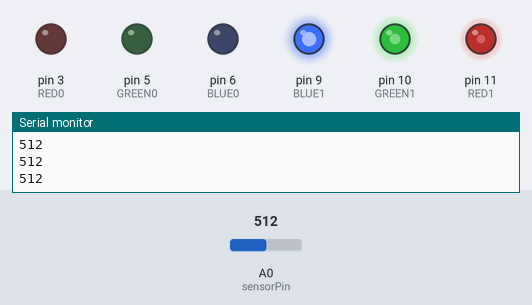
A sketch run on a simulated Arduino Uno, built with avr-gcc and run on an emulated ATmega328P. Parts: output pins drawn as LEDs (lit = HIGH), the last lines printed to the serial monitor. Inputs (shaded band) come from the test bench; at power-on: A0 (sensorPin) = 512.

Above: at 1.2 s.
1.3 s: A0 (sensorPin) set to 391
At 1.9 s:
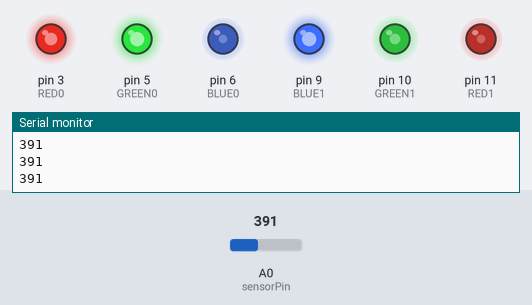
2.8 s: A0 (sensorPin) set to 411
At 3.3 s:
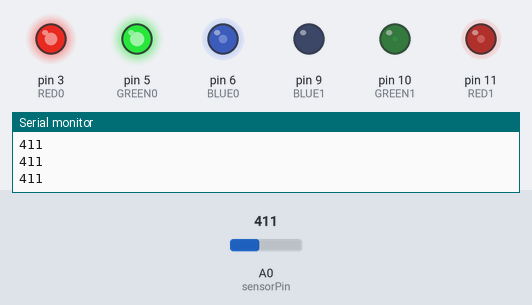
4.3 s: A0 (sensorPin) set to 122
At 5.5 s:
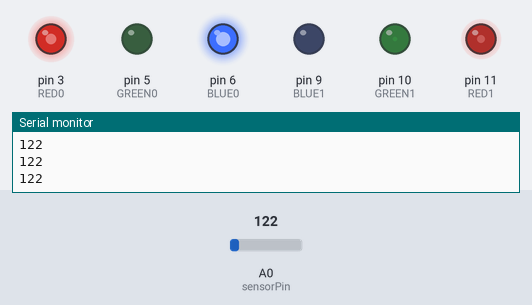
5.8 s: A0 (sensorPin) set to 96
At 6.6 s:
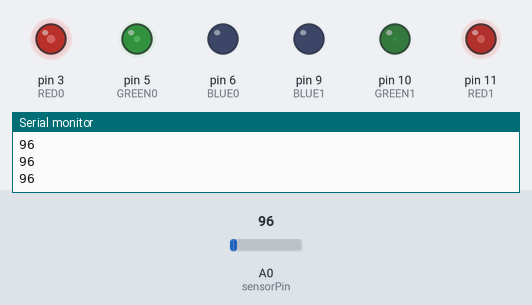
7.3 s: A0 (sensorPin) set to 61
At 7.7 s:
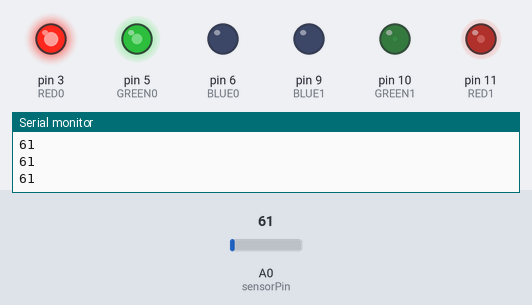
8.8 s: A0 (sensorPin) set to 90
At 9.9 s:
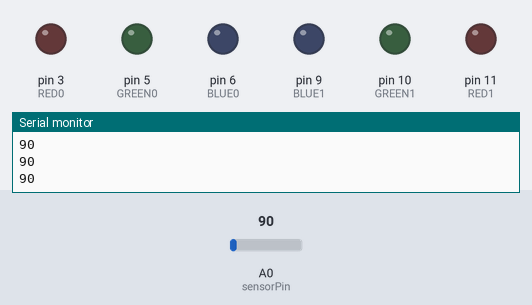
Timing chart, 0 to 11.3 s (numbered marks = the images above; inputs shaded):
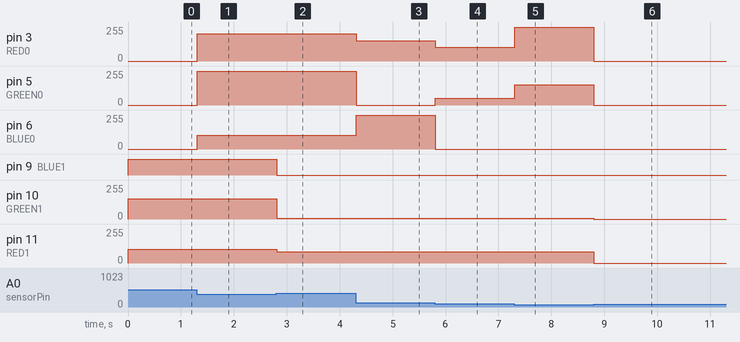

The sketch:

Luminotecnica_SOM_RGB.ino
```cpp
#define RED0 3 //Definindo o pino do led vermelho
#define GREEN0 5 //Definindo o pino do led verde
#define BLUE0 6 //Definindo o pino do led azul

#define RED1 11  //Definindo o pino do led vermelho
#define GREEN1 10 //Definindo o pino do led verde
#define BLUE1 9 //Definindo o pino do led azul

int sensorPin = A0; // Conectar o sensor som na porta analógica 2
int val = 0; // variable to store the value coming from the sensor

void setup() {

  pinMode(sensorPin, INPUT);
  pinMode(RED0, OUTPUT);
  pinMode(GREEN0, OUTPUT);
  pinMode(BLUE0, OUTPUT);
  pinMode(RED1, OUTPUT);
  pinMode(GREEN1, OUTPUT);
  pinMode(BLUE1, OUTPUT);
  Serial.begin(9600); //  inicializa a comunicação serial com computador
}
void loop() {

  val = analogRead(sensorPin); //  ler o valordo sensor
  Serial.println(val); //  enviá-lo para o computador   (como dígitos ASCII)


  if (analogRead(sensorPin) > 1023) {
    Serial.println(val);

    analogWrite(RED1, 0);
    analogWrite(GREEN1, 0);
    analogWrite(BLUE1, 0);

    analogWrite(RED1, 153);
    analogWrite(GREEN1, 51);
    analogWrite(BLUE1, 255);

    analogWrite(RED1, 0);
    analogWrite(GREEN1, 0);
    analogWrite(BLUE1, 0);


  }

  else if (analogRead(sensorPin) > 701 and analogRead(sensorPin)  < 800) {
    Serial.println(val);

    analogWrite(RED1, 204);
    analogWrite(GREEN1, 0);
    analogWrite(BLUE1, 255);

  }

  else if (analogRead(sensorPin) > 601 and analogRead(sensorPin)  < 700) {
    Serial.println(val);

    analogWrite(RED1, 0);
    analogWrite(GREEN1, 255);
    analogWrite(BLUE1, 255);

  }

  else if (analogRead(sensorPin) > 501 and analogRead(sensorPin)  < 600) {
    Serial.println(val);

    analogWrite(RED1, 102);
    analogWrite(GREEN1, 153);
    analogWrite(BLUE1, 255);

  }

  else if (analogRead(sensorPin) > 401 and analogRead(sensorPin)  < 500) {
    Serial.println(val);

    analogWrite(RED1, 83);
    analogWrite(GREEN1, 4);
    analogWrite(BLUE1, 0);

  }

   else if (analogRead(sensorPin) > 301 and analogRead(sensorPin)  < 400) {
    Serial.println(val);

    analogWrite(RED0, 204);
    analogWrite(GREEN0, 255);
    analogWrite(BLUE0, 102);

  }

  else if (analogRead(sensorPin) > 201 and analogRead(sensorPin)  < 300) {
    Serial.println(val);

    analogWrite(RED0, 0);
    analogWrite(GREEN0, 255);
    analogWrite(BLUE0, 0);

  }

  else if (analogRead(sensorPin) > 106 and analogRead(sensorPin)  < 200) {
    Serial.println(val);

    analogWrite(RED0, 153);
    analogWrite(GREEN0, 0);
    analogWrite(BLUE0, 255);

  }

  else if (analogRead(sensorPin) > 91 and analogRead(sensorPin)  < 105) {
    Serial.println(val);

    analogWrite(RED0, 102);
    analogWrite(GREEN0, 51);
    analogWrite(BLUE0, 0);

  }

  else if (analogRead(sensorPin) > 81 and analogRead(sensorPin)  < 90) {
    Serial.println(val);

    analogWrite(RED0, 0);

    analogWrite(RED0, 100);

    analogWrite(RED0, 0);

  }

  else if (analogRead(sensorPin) > 71 and analogRead(sensorPin)  < 80) {
    Serial.println(val);

    analogWrite(RED0, 51);
    analogWrite(GREEN0, 102);
    analogWrite(BLUE0, 255);

  }

  else if (analogRead(sensorPin) > 60 and analogRead(sensorPin)  < 70) {
    Serial.println(val);

    analogWrite(RED0, 255);
    analogWrite(GREEN0, 153);
    analogWrite(BLUE0, 0);

  }

  else if (analogRead(sensorPin) > 41 and analogRead(sensorPin)  < 59) {
    Serial.println(val);

    analogWrite(RED0, 192);
    analogWrite(GREEN0, 192);
    analogWrite(BLUE0, 192);

  }

  else if (analogRead(sensorPin) > 28 and analogRead(sensorPin)  < 40) {
    Serial.println(val);

    analogWrite(RED0, 255);
    analogWrite(GREEN0, 255);
    analogWrite(BLUE0, 255);

  }


  else {

    analogWrite(BLUE0, 0);
    analogWrite(GREEN0, 0);
    analogWrite(RED0, 0);

    analogWrite(BLUE1, 0);
    analogWrite(GREEN1, 0);
    analogWrite(RED1, 0);

  }


}
```

Measured:
- after the input at 1.3 s, pin 3 (RED0): 0/255 → 204/255 at once; pin 5 (GREEN0): 0/255 → 255/255 at once; pin 6 (BLUE0): 0/255 → 102/255 at once
- after the input at 2.8 s, pin 9 (BLUE1): HIGH → LOW at once; pin 10 (GREEN1): 153/255 → 4/255 at once; pin 11 (RED1): 102/255 → 83/255 at once
- after the input at 4.3 s, pin 3 (RED0): 204/255 → 153/255 at once; pin 5 (GREEN0): 255/255 → 0/255 at once; pin 6 (BLUE0): 102/255 → 255/255 at once
- after the input at 5.8 s, pin 3 (RED0): 153/255 → 102/255 at once; pin 5 (GREEN0): 0/255 → 51/255 at once; pin 6 (BLUE0): 255/255 → 0/255 at once
- after the input at 7.3 s, pin 3 (RED0): 102/255 → 255/255 at once; pin 5 (GREEN0): 51/255 → 153/255 at once
- after the input at 8.8 s, pin 3 (RED0): 255/255 → 0/255 at once; pin 5 (GREEN0): 153/255 → 0/255 at once; pin 10 (GREEN1): 4/255 → 0/255 at once; pin 11 (RED1): 83/255 → 0/255 at once
